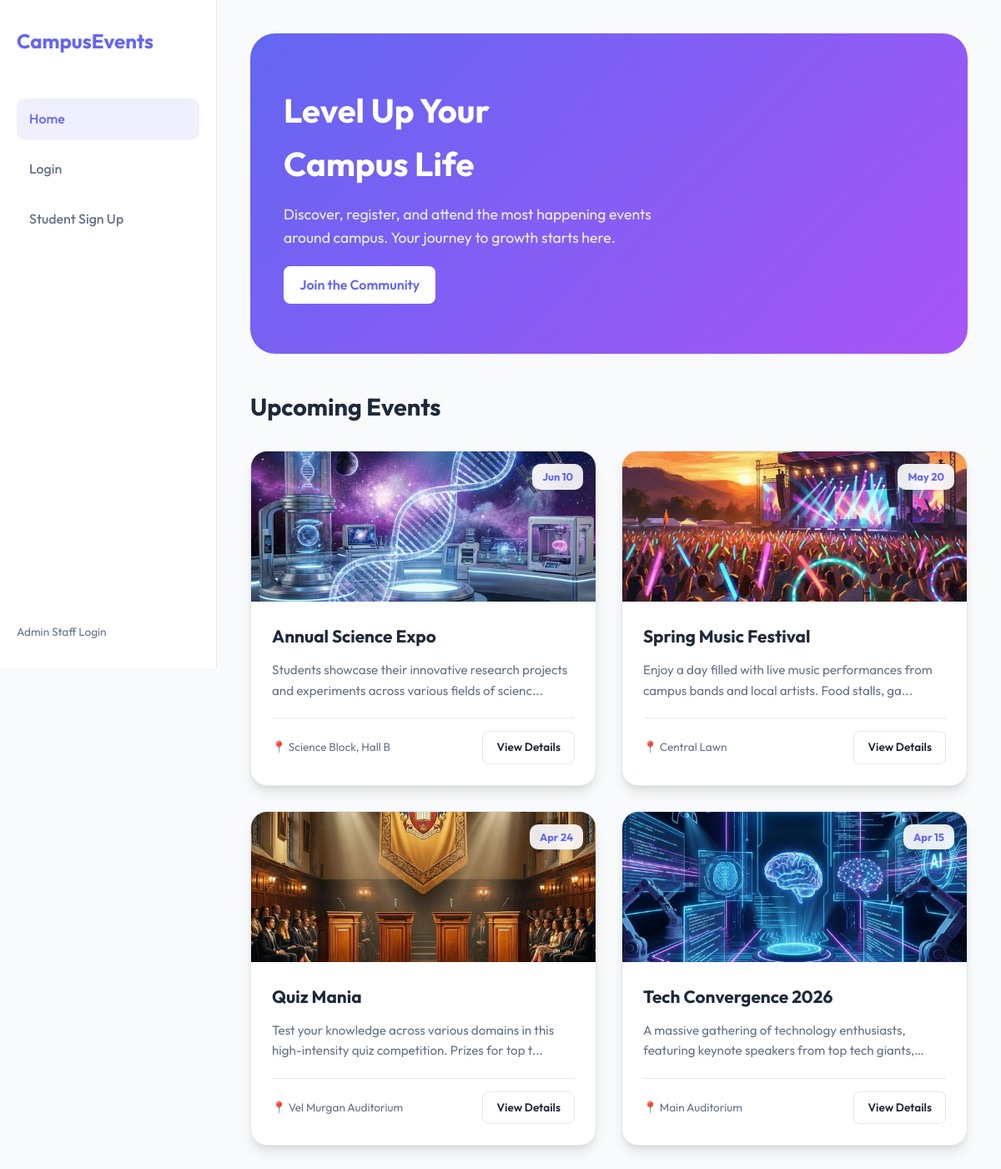
/campus-event-portal/index.php, run on the app's committed database.
### tables this page shows
CREATE TABLE IF NOT EXISTS events (
    id INT AUTO_INCREMENT PRIMARY KEY,
    title VARCHAR(200) NOT NULL,
    description TEXT,
    event_date DATE NOT NULL,
    location VARCHAR(200) NOT NULL,
    image_url VARCHAR(255) DEFAULT 'assets/default.png',
    created_by INT,
    created_at TIMESTAMP DEFAULT CURRENT_TIMESTAMP,
    FOREIGN KEY (created_by) REFERENCES users(id) ON DELETE SET NULL
);

### campus-event-portal/index.php (the view, shortened to what this page needs)
<?php
require_once 'config.php';
$stmt = $pdo->query("SELECT e.*, u.name as organizer FROM events e LEFT JOIN users u ON e.created_by = u.id ORDER BY event_date DESC");
$events = $stmt->fetchAll();
?>
<!DOCTYPE html>
<html lang="en">
<head>
    <link rel="stylesheet" href="style.css">
</head>
<body>
    <?php include 'sidebar.php'; ?>
    <main class="main-content">
        <div class="app-container">
            <section class="hero-compact">
                <h1>Level Up Your <br>Campus Life</h1>
                <p>Discover, register, and attend the most happening events around campus. Your journey to growth starts here.</p>
                <?php if(!isset($_SESSION['user_id'])): ?>
                    <a href="signup.php" class="btn" style="background: white; color: var(--primary); margin-top: 20px;">Join the Community</a>
                <?php endif; ?>
            </section>
            <h2 style="font-size: 1.8rem; font-weight: 700;">Upcoming Events</h2>
            <div class="grid">
                <?php foreach($events as $event): ?>
                    <div class="card">
                        <div class="card-image">
                            <span class="card-date"><?php echo date('M d', strtotime($event['event_date'])); ?></span>
                            <img src="<?php echo htmlspecialchars($event['image_url'] ?? 'assets/default.png'); ?>" alt="<?php echo htmlspecialchars($event['title']); ?>">
                        </div>
                        <div class="card-content">
                            <h3><?php echo htmlspecialchars($event['title']); ?></h3>
                            <p><?php echo htmlspecialchars(substr($event['description'], 0, 100)) . '...'; ?></p>
                            <div class="card-footer">
                                <span class="location-tag">📍 <?php echo htmlspecialchars($event['location']); ?></span>
                                <a href="event_details.php?id=<?php echo $event['id']; ?>" class="btn btn-outline" style="padding: 0.5rem 1rem; font-size: 0.85rem;">View Details</a>
                            </div>
                        </div>
                    </div>
                <?php endforeach; ?>
            </div>
        </div>
    </main>
</div>
</body>
</html>

### campus-event-portal/sidebar.php (shortened to what this page needs)
<div class="app-layout">
<div class="sidebar">
    <a href="index.php" class="logo">CampusEvents</a>
    <div class="sidebar-nav">
        <a href="index.php" class="<?php echo basename($_SERVER['PHP_SELF']) == 'index.php' ? 'active' : ''; ?>">
            Home
        </a>
        <?php if(!isset($_SESSION['user_id'])): ?>
            <a href="login.php" class="<?php echo basename($_SERVER['PHP_SELF']) == 'login.php' ? 'active' : ''; ?>">
                Login
            </a>
            <a href="signup.php" class="<?php echo basename($_SERVER['PHP_SELF']) == 'signup.php' ? 'active' : ''; ?>">
                Student Sign Up
            </a>
        <?php endif; ?>
    </div>
    <div class="sidebar-footer">
        <?php if(isset($_SESSION['user_id'])): ?>
            <div style="padding: 15px; background: var(--bg-main); border-radius: 12px; margin-bottom: 15px;">
                <p style="font-size: 0.85rem; font-weight: 600;"><?php echo htmlspecialchars($_SESSION['name']); ?></p>
                <p style="font-size: 0.75rem; color: var(--text-muted); text-transform: capitalize;"><?php echo $_SESSION['role']; ?></p>
            </div>
            <a href="logout.php" class="btn btn-outline" style="width: 100%;">Logout</a>
        <?php else: ?>
            <a href="admin_login.php" style="color: var(--text-muted); font-size: 0.85rem; text-decoration: none;">Admin Staff Login</a>
        <?php endif; ?>
    </div>
</div>

### campus-event-portal/style.css (style rules this page uses)
:root { --primary: #6366f1; --primary-hover: #4f46e5; --sidebar-bg: #ffffff; --bg-main: #f8fafc; --bg-card: #ffffff; --text-main: #1e293b; --text-muted: #64748b; --accent: #10b981; --error: #ef4444; --shadow: 0 10px 15px -3px rgba(0, 0, 0, 0.1), 0 4px 6px -2px rgba(0, 0, 0, 0.05); --border: #e2e8f0; --sidebar-width: 260px; }
* { margin: 0; padding: 0; box-sizing: border-box; font-family: 'Outfit', sans-serif; }
body { background-color: var(--bg-main); color: var(--text-main); line-height: 1.6; min-height: 100vh; }
.app-layout { display: flex; min-height: 100vh; }
.sidebar { width: var(--sidebar-width); background: var(--sidebar-bg); border-right: 1px solid var(--border); height: 100vh; position: fixed; left: 0; top: 0; padding: 30px 20px; display: flex; flex-direction: column; z-index: 1000; }
.main-content { margin-left: var(--sidebar-width); flex: 1; width: calc(100% - var(--sidebar-width)); padding-bottom: 50px; }
.sidebar .logo { font-size: 1.5rem; font-weight: 700; color: var(--primary); text-decoration: none; margin-bottom: 50px; display: block; }
.sidebar-nav { display: flex; flex-direction: column; gap: 10px; }
.sidebar-nav a { text-decoration: none; color: var(--text-muted); font-weight: 500; padding: 12px 15px; border-radius: 10px; transition: all 0.3s; display: flex; align-items: center; gap: 10px; }
.sidebar-nav a:hover, .sidebar-nav a.active { background: rgba(99, 102, 241, 0.1); color: var(--primary); }
.sidebar-footer { margin-top: auto; padding-top: 20px; }
.app-container { max-width: 1100px; margin: 0 auto; padding: 40px; }
.btn { padding: 0.6rem 1.2rem; border-radius: 8px; font-weight: 600; cursor: pointer; transition: all 0.3s; text-decoration: none; display: inline-block; border: none; text-align: center; }
.btn-outline { border: 1px solid var(--border); color: var(--text-main); background: white; }
.grid { display: grid; grid-template-columns: repeat(auto-fill, minmax(320px, 1fr)); gap: 30px; margin-top: 30px; }
.card { background: var(--bg-card); border-radius: 20px; box-shadow: var(--shadow); transition: all 0.4s cubic-bezier(0.175, 0.885, 0.32, 1.275); border: 1px solid var(--border); overflow: hidden; display: flex; flex-direction: column; }
.card-image { width: 100%; height: 180px; position: relative; overflow: hidden; }
.card-image img { width: 100%; height: 100%; object-fit: cover; transition: transform 0.5s ease; }
.card-content { padding: 25px; flex: 1; display: flex; flex-direction: column; }
.card-date { position: absolute; top: 15px; right: 15px; background: rgba(255, 255, 255, 0.9); backdrop-filter: blur(5px); padding: 5px 12px; border-radius: 10px; font-size: 0.8rem; font-weight: 700; color: var(--primary); box-shadow: 0 4px 6px rgba(0, 0, 0, 0.05); }
.card h3 { margin-bottom: 12px; font-size: 1.3rem; font-weight: 700; }
.card p { color: var(--text-muted); font-size: 0.95rem; margin-bottom: 20px; display: -webkit-box; -webkit-line-clamp: 2; -webkit-box-orient: vertical; overflow: hidden; }
.card-footer { display: flex; justify-content: space-between; align-items: center; margin-top: auto; padding-top: 15px; border-top: 1px solid var(--border); }
.location-tag { font-size: 0.85rem; color: var(--text-muted); display: flex; align-items: center; gap: 5px; }
.hero-compact { background: linear-gradient(135deg, #6366f1 0%, #a855f7 100%); padding: 60px 40px; border-radius: 30px; color: white; margin-bottom: 40px; position: relative; overflow: hidden; }
.hero-compact h1 { font-size: 2.5rem; margin-bottom: 15px; z-index: 1; }
.hero-compact p { font-size: 1.1rem; opacity: 0.9; max-width: 500px; }

### data on the page
events: event_date "Jun 10", image_url (picture), title "Annual Science Expo", description "Students showcase their innovative research projects and experiments across various fields of scienc", location "Science Block, Hall B"
events: event_date "May 20", image_url (picture), title "Spring Music Festival", description "Enjoy a day filled with live music performances from campus bands and local artists. Food stalls, ga", location "Central Lawn"
events: event_date "Apr 24", image_url (picture), title "Quiz Mania", description "Test your knowledge across various domains in this high-intensity quiz competition. Prizes for top t", location "Vel Murgan Auditorium"
events: event_date "Apr 15", image_url (picture), title "Tech Convergence 2026", description "A massive gathering of technology enthusiasts, featuring keynote speakers from top tech…", location "Main Auditorium"
